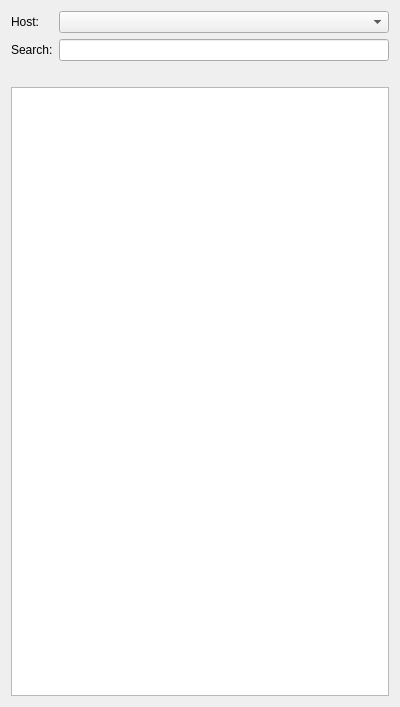
<?xml version="1.0" encoding="UTF-8"?>
<ui version="4.0">
 <class>ISearchToolWidget</class>
 <widget class="QWidget" name="ISearchToolWidget">
  <property name="geometry">
   <rect>
    <x>0</x>
    <y>0</y>
    <width>400</width>
    <height>707</height>
   </rect>
  </property>
  <property name="windowTitle">
   <string>Form</string>
  </property>
  <layout class="QVBoxLayout" name="verticalLayout">
   <item>
    <layout class="QFormLayout" name="formLayout">
     <item row="0" column="0">
      <widget class="QLabel" name="label_2">
       <property name="text">
        <string>Host:</string>
       </property>
      </widget>
     </item>
     <item row="0" column="1">
      <widget class="QComboBox" name="comboHost"/>
     </item>
     <item row="1" column="0">
      <widget class="QLabel" name="label">
       <property name="text">
        <string>Search:</string>
       </property>
      </widget>
     </item>
     <item row="1" column="1">
      <widget class="QLineEdit" name="lineInput"/>
     </item>
    </layout>
   </item>
   <item>
    <widget class="QLabel" name="labelStatus">
     <property name="text">
      <string/>
     </property>
     <property name="wordWrap">
      <bool>true</bool>
     </property>
    </widget>
   </item>
   <item>
    <widget class="QListWidget" name="listResults">
     <property name="contextMenuPolicy">
      <enum>Qt::CustomContextMenu</enum>
     </property>
     <property name="selectionMode">
      <enum>QAbstractItemView::ExtendedSelection</enum>
     </property>
    </widget>
   </item>
  </layout>
 </widget>
 <resources/>
 <connections/>
</ui>
